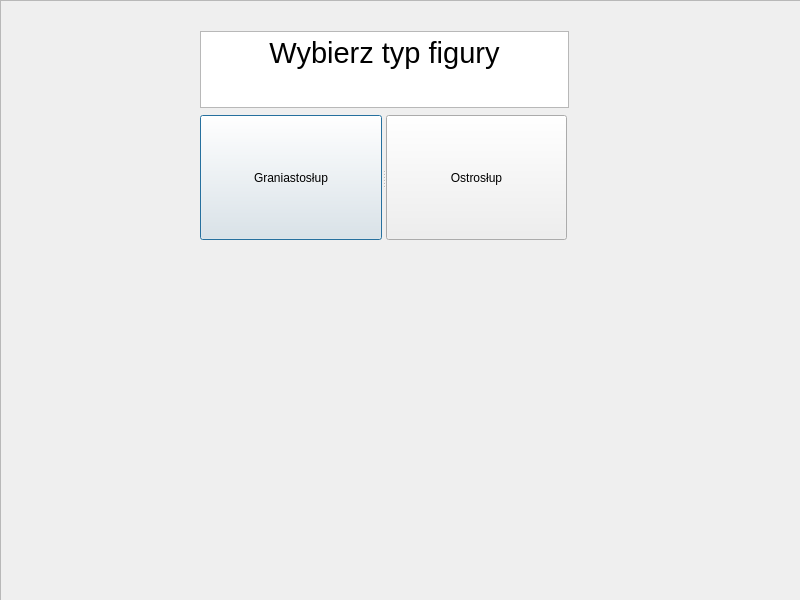
<?xml version="1.0" encoding="UTF-8"?>
<ui version="4.0">
 <class>ChooseType</class>
 <widget class="QDialog" name="ChooseType">
  <property name="geometry">
   <rect>
    <x>0</x>
    <y>0</y>
    <width>800</width>
    <height>600</height>
   </rect>
  </property>
  <property name="minimumSize">
   <size>
    <width>800</width>
    <height>600</height>
   </size>
  </property>
  <property name="maximumSize">
   <size>
    <width>800</width>
    <height>600</height>
   </size>
  </property>
  <property name="windowTitle">
   <string>Dialog</string>
  </property>
  <property name="styleSheet">
   <string notr="true"/>
  </property>
  <widget class="QWidget" name="verticalLayoutWidget">
   <property name="geometry">
    <rect>
     <x>200</x>
     <y>30</y>
     <width>371</width>
     <height>211</height>
    </rect>
   </property>
   <property name="minimumSize">
    <size>
     <width>371</width>
     <height>211</height>
    </size>
   </property>
   <property name="maximumSize">
    <size>
     <width>371</width>
     <height>211</height>
    </size>
   </property>
   <layout class="QVBoxLayout" name="verticalLayout_2">
    <item>
     <widget class="QTextBrowser" name="textBrowser_2">
      <property name="minimumSize">
       <size>
        <width>369</width>
        <height>77</height>
       </size>
      </property>
      <property name="maximumSize">
       <size>
        <width>369</width>
        <height>77</height>
       </size>
      </property>
      <property name="html">
       <string>&lt;!DOCTYPE HTML PUBLIC &quot;-//W3C//DTD HTML 4.0//EN&quot; &quot;http://www.w3.org/TR/REC-html40/strict.dtd&quot;&gt;
&lt;html&gt;&lt;head&gt;&lt;meta name=&quot;qrichtext&quot; content=&quot;1&quot; /&gt;&lt;meta charset=&quot;utf-8&quot; /&gt;&lt;style type=&quot;text/css&quot;&gt;
p, li { white-space: pre-wrap; }
hr { height: 1px; border-width: 0; }
li.unchecked::marker { content: &quot;\2610&quot;; }
li.checked::marker { content: &quot;\2612&quot;; }
&lt;/style&gt;&lt;/head&gt;&lt;body style=&quot; font-family:'Segoe UI'; font-size:9pt; font-weight:400; font-style:normal;&quot;&gt;
&lt;p align=&quot;center&quot; style=&quot; margin-top:0px; margin-bottom:0px; margin-left:0px; margin-right:0px; -qt-block-indent:0; text-indent:0px;&quot;&gt;&lt;span style=&quot; font-size:22pt;&quot;&gt;Wybierz typ figury&lt;/span&gt;&lt;/p&gt;&lt;/body&gt;&lt;/html&gt;</string>
      </property>
     </widget>
    </item>
    <item>
     <widget class="QSplitter" name="splitter_2">
      <property name="minimumSize">
       <size>
        <width>369</width>
        <height>125</height>
       </size>
      </property>
      <property name="maximumSize">
       <size>
        <width>369</width>
        <height>125</height>
       </size>
      </property>
      <property name="orientation">
       <enum>Qt::Horizontal</enum>
      </property>
      <widget class="QPushButton" name="PrismButton_2">
       <property name="minimumSize">
        <size>
         <width>182</width>
         <height>125</height>
        </size>
       </property>
       <property name="maximumSize">
        <size>
         <width>182</width>
         <height>125</height>
        </size>
       </property>
       <property name="styleSheet">
        <string notr="true">height: 100%;
width: 45%;</string>
       </property>
       <property name="text">
        <string>Graniastosłup</string>
       </property>
      </widget>
      <widget class="QPushButton" name="PyramidButton_2">
       <property name="minimumSize">
        <size>
         <width>181</width>
         <height>125</height>
        </size>
       </property>
       <property name="maximumSize">
        <size>
         <width>181</width>
         <height>125</height>
        </size>
       </property>
       <property name="styleSheet">
        <string notr="true">height: 100%;
width: 45%;</string>
       </property>
       <property name="text">
        <string>Ostrosłup</string>
       </property>
      </widget>
     </widget>
    </item>
   </layout>
  </widget>
  <widget class="QFrame" name="frame">
   <property name="geometry">
    <rect>
     <x>0</x>
     <y>0</y>
     <width>801</width>
     <height>601</height>
    </rect>
   </property>
   <property name="styleSheet">
    <string notr="true">image: url(:/image/grafika/backgraund.png);</string>
   </property>
   <property name="frameShape">
    <enum>QFrame::StyledPanel</enum>
   </property>
   <property name="frameShadow">
    <enum>QFrame::Raised</enum>
   </property>
  </widget>
  <zorder>frame</zorder>
  <zorder>verticalLayoutWidget</zorder>
 </widget>
 <tabstops>
  <tabstop>textBrowser</tabstop>
  <tabstop>PrismButton</tabstop>
  <tabstop>PyramidButton</tabstop>
 </tabstops>
 <resources/>
 <connections/>
</ui>
